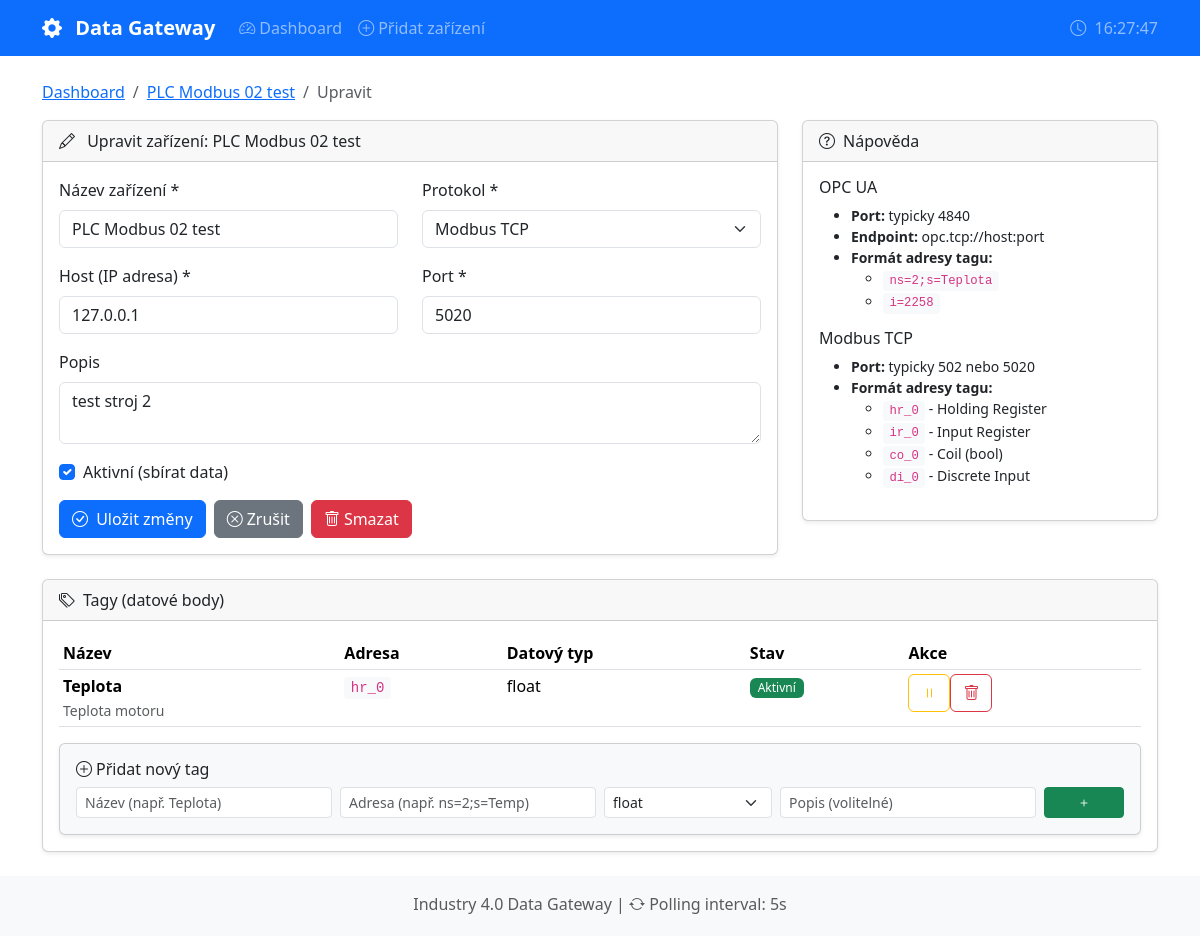
Page /device/2/edit on the committed database.
### backend/models.py (models this page shows)
class Device(SQLModel, table=True):
    id: Optional[int] = Field(default=None, primary_key=True)
    name: str = Field(index=True, description="Např. 'Lis-01', 'Čerpadlo-A'")
    protocol: str = Field(description="Protokol: 'opcua' nebo 'modbus'")
    host: str = Field(default="127.0.0.1", description="IP adresa zařízení")
    port: int = Field(description="Port: 4840 pro OPC UA, 5020 pro Modbus")
    endpoint_url: Optional[str] = Field(
        default=None,
        description="OPC UA endpoint URL, např. 'opc.tcp://127.0.0.1:4840'"
    )
    enabled: bool = Field(default=True, description="Zda je zařízení aktivní pro sběr")
    description: Optional[str] = Field(default=None, description="Popis zařízení")
    tags: List["Tag"] = Relationship(back_populates="device", sa_relationship_kwargs={"cascade": "all, delete-orphan"})

class Tag(SQLModel, table=True):
    id: Optional[int] = Field(default=None, primary_key=True)
    name: str = Field(description="Např. 'Teplota_motoru', 'Stav_RUN'")
    address: str = Field(description="""
        Protokol-specifická adresa:
        - OPC UA: 'ns=2;s=Teplota' nebo 'i=2258'
        - Modbus: 'hr_0' (holding register), 'co_1' (coil),
                  'ir_0' (input register), 'di_0' (discrete input)
    """)
    data_type: str = Field(default="float", description="Datový typ: float, int, bool")
    description: Optional[str] = Field(default=None, description="Popis tagu")
    enabled: bool = Field(default=True, description="Zda je tag aktivní pro sběr")
    device_id: int = Field(foreign_key="device.id")
    device: Device = Relationship(back_populates="tags")
    measurements: List["Measurement"] = Relationship(
        back_populates="tag",
        sa_relationship_kwargs={"cascade": "all, delete-orphan"}
    )

### main.py (the view)
@app.get("/device/{device_id}/edit", response_class=HTMLResponse)
async def device_form_edit(request: Request, device_id: int):
    with get_session() as session:
        device = session.get(Device, device_id)
        if not device:
            raise HTTPException(status_code=404, detail="Zařízení nenalezeno")
        return templates.TemplateResponse(
            "device_form.html",
            {"request": request, "device": device, "tags": device.tags}
        )

### frontend/templates/device_form.html (shortened to what this page needs)
{% extends "base.html" %}
{% block content %}
<nav aria-label="breadcrumb">
    <ol class="breadcrumb">
        <li class="breadcrumb-item"><a href="/">Dashboard</a></li>
        {% if device %}
        <li class="breadcrumb-item"><a href="/device/{{ device.id }}">{{ device.name }}</a></li>
        <li class="breadcrumb-item active">Upravit</li>
        {% else %}
        <li class="breadcrumb-item active">Nové zařízení</li>
        {% endif %}
    </ol>
</nav>
<div class="row">
    <div class="col-lg-8">
        <div class="card">
            <div class="card-header">
                <i class="bi bi-{% if device %}pencil{% else %}plus-circle{% endif %} me-2"></i>
                {% if device %}Upravit zařízení: {{ device.name }}{% else %}Přidat nové zařízení{% endif %}
            </div>
            <div class="card-body">
                <form action="/device/save" method="post">
                    <div class="row mb-3">
                        <div class="col-md-6">
                            <label for="name" class="form-label">Název zařízení *</label>
                            <input type="text" class="form-control" id="name" name="name"
                                   value="{{ device.name if device else '' }}" required
                                   placeholder="např. Lis-01, Čerpadlo-A">
                        </div>
                        <div class="col-md-6">
                            <label for="protocol" class="form-label">Protokol *</label>
                            <select class="form-select" id="protocol" name="protocol" required>
                                <option value="modbus" {% if device and device.protocol == 'modbus' %}selected{% endif %}>
                                    Modbus TCP
                                </option>
                            </select>
                        </div>
                    </div>
                    <div class="row mb-3">
                        <div class="col-md-6">
                            <label for="host" class="form-label">Host (IP adresa) *</label>
                            <input type="text" class="form-control" id="host" name="host"
                                   value="{{ device.host if device else '127.0.0.1' }}" required
                                   placeholder="127.0.0.1">
                        </div>
                        <div class="col-md-6">
                            <label for="port" class="form-label">Port *</label>
                            <input type="number" class="form-control" id="port" name="port"
                                   value="{{ device.port if device else '4840' }}" required
                                   placeholder="4840 (OPC UA) / 502 (Modbus)">
                        </div>
                    </div>
                    <div class="mb-3">
                        <label for="description" class="form-label">Popis</label>
                        <textarea class="form-control" id="description" name="description" rows="2"
                                  placeholder="Volitelný popis zařízení">{{ device.description if device else '' }}</textarea>
                    </div>
                    <div class="mb-3 form-check">
                        <input type="checkbox" class="form-check-input" id="enabled" name="enabled" value="true"
                               {% if not device or device.enabled %}checked{% endif %}>
                        <label class="form-check-label" for="enabled">Aktivní (sbírat data)</label>
                    </div>
                    <div class="d-flex gap-2">
                        <button type="submit" class="btn btn-primary">
                            <i class="bi bi-check-circle me-1"></i>
                            {% if device %}Uložit změny{% else %}Vytvořit zařízení{% endif %}
                        </button>
                        <a href="{% if device %}/device/{{ device.id }}{% else %}/{% endif %}" class="btn btn-secondary">
                            <i class="bi bi-x-circle me-1"></i>Zrušit
                        </a>
                        {% if device %}
                        <form action="/device/{{ device.id }}/delete" method="post" class="ms-auto"
                              onsubmit="return confirm('Opravdu smazat zařízení a všechny jeho tagy a měření?');">
                            <button type="submit" class="btn btn-danger">
                                <i class="bi bi-trash me-1"></i>Smazat
                            </button>
                        </form>
                        {% endif %}
                    </div>
                </form>
            </div>
        </div>
    </div>
    <div class="col-lg-4">
        <div class="card">
            <div class="card-header">
                <i class="bi bi-question-circle me-2"></i>Nápověda
            </div>
            <div class="card-body">
                <div id="help-opcua">
                    <h6>OPC UA</h6>
                    <ul class="small">
                        <li><strong>Port:</strong> typicky 4840</li>
                        <li><strong>Endpoint:</strong> opc.tcp://host:port</li>
                        <li><strong>Formát adresy tagu:</strong>
                            <ul>
                                <li><code>ns=2;s=Teplota</code></li>
                                <li><code>i=2258</code></li>
                            </ul>
                        </li>
                    </ul>
                </div>
                <div id="help-modbus">
                    <h6>Modbus TCP</h6>
                    <ul class="small">
                        <li><strong>Port:</strong> typicky 502 nebo 5020</li>
                        <li><strong>Formát adresy tagu:</strong>
                            <ul>
                                <li><code>hr_0</code> - Holding Register</li>
                                <li><code>ir_0</code> - Input Register</li>
                                <li><code>co_0</code> - Coil (bool)</li>
                                <li><code>di_0</code> - Discrete Input</li>
                            </ul>
                        </li>
                    </ul>
                </div>
            </div>
        </div>
    </div>
</div>
{% if device %}
<div class="card mt-4">
    <div class="card-header d-flex justify-content-between align-items-center">
        <span><i class="bi bi-tags me-2"></i>Tagy (datové body)</span>
    </div>
    <div class="card-body">
        {% if tags %}
        <table class="table table-sm">
            <thead>
                <tr>
                    <th>Název</th>
                    <th>Adresa</th>
                    <th>Datový typ</th>
                    <th>Stav</th>
                    <th>Akce</th>
                </tr>
            </thead>
            <tbody>
                {% for tag in tags %}
                <tr class="{% if not tag.enabled %}table-secondary{% endif %}">
                    <td>
                        <strong>{{ tag.name }}</strong>
                        {% if tag.description %}
                        <br><small class="text-muted">{{ tag.description }}</small>
                        {% endif %}
                    </td>
                    <td><code>{{ tag.address }}</code></td>
                    <td>{{ tag.data_type }}</td>
                    <td>
                        {% if tag.enabled %}
                        <span class="badge bg-success">Aktivní</span>
                        {% else %}
                        <span class="badge bg-secondary">Neaktivní</span>
                        {% endif %}
                    </td>
                    <td>
                        <div class="btn-group btn-group-sm">
                            <form action="/tag/{{ tag.id }}/toggle" method="post" style="display:inline;">
                                <button type="submit" class="btn btn-outline-{% if tag.enabled %}warning{% else %}success{% endif %}" title="Toggle">
                                    <i class="bi bi-{% if tag.enabled %}pause{% else %}play{% endif %}"></i>
                                </button>
                            </form>
                            <form action="/tag/{{ tag.id }}/delete" method="post" style="display:inline;"
                                  onsubmit="return confirm('Smazat tag a všechna jeho měření?');">
                                <button type="submit" class="btn btn-outline-danger" title="Smazat">
                                    <i class="bi bi-trash"></i>
                                </button>
                            </form>
                        </div>
                    </td>
                </tr>
                {% endfor %}
            </tbody>
        </table>
        {% else %}
        <p class="text-muted mb-3">Zatím nejsou definovány žádné tagy.</p>
        {% endif %}
        <div class="card bg-light">
            <div class="card-body">
                <h6><i class="bi bi-plus-circle me-1"></i>Přidat nový tag</h6>
                <form action="/device/{{ device.id }}/tag/add" method="post">
                    <div class="row g-2">
                        <div class="col-md-3">
                            <input type="text" class="form-control form-control-sm" name="tag_name"
                                   placeholder="Název (např. Teplota)" required>
                        </div>
                        <div class="col-md-3">
                            <input type="text" class="form-control form-control-sm" name="tag_address"
                                   placeholder="Adresa (např. ns=2;s=Temp)" required>
                        </div>
                        <div class="col-md-2">
                            <select class="form-select form-select-sm" name="tag_data_type">
                                <option value="float">float</option>
                            </select>
                        </div>
                        <div class="col-md-3">
                            <input type="text" class="form-control form-control-sm" name="tag_description"
                                   placeholder="Popis (volitelné)">
                        </div>
                        <div class="col-md-1">
                            <button type="submit" class="btn btn-success btn-sm w-100">
                                <i class="bi bi-plus"></i>
                            </button>
                        </div>
                    </div>
                </form>
            </div>
        </div>
    </div>
</div>
{% endif %}
{% endblock %}

### frontend/static/style.css (style rules this page uses)
.card { box-shadow: 0 0.125rem 0.25rem rgba(0, 0, 0, 0.075); }
.table th { white-space: nowrap; }
code { background-color: #f8f9fa; padding: 0.2rem 0.4rem; border-radius: 0.25rem; font-size: 0.875em; }
.badge { font-weight: 500; }
html { min-height: 100%; position: relative; }
body { margin-bottom: 60px; }
.form-label { font-weight: 500; }

### rows in the picture
Device: name "PLC Modbus 02 test", protocol "Modbus TCP", host "127.0.0.1", port "5020", description "test stroj 2", enabled "☑"
Tag: name "Teplota", description "Teplota motoru", address "hr_0", data_type "float", enabled "Aktivní"
